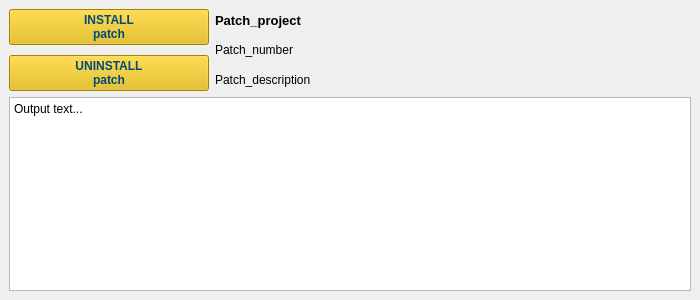
<?xml version="1.0" encoding="UTF-8"?>
<ui version="4.0">
 <class>MainWindow</class>
 <widget class="QMainWindow" name="MainWindow">
  <property name="enabled">
   <bool>true</bool>
  </property>
  <property name="geometry">
   <rect>
    <x>0</x>
    <y>0</y>
    <width>700</width>
    <height>300</height>
   </rect>
  </property>
  <property name="sizePolicy">
   <sizepolicy hsizetype="Fixed" vsizetype="Fixed">
    <horstretch>0</horstretch>
    <verstretch>0</verstretch>
   </sizepolicy>
  </property>
  <property name="minimumSize">
   <size>
    <width>700</width>
    <height>300</height>
   </size>
  </property>
  <property name="maximumSize">
   <size>
    <width>1600</width>
    <height>900</height>
   </size>
  </property>
  <property name="windowTitle">
   <string>Patcher for EcuBackend 1.0</string>
  </property>
  <property name="windowIcon">
   <iconset resource="resources.qrc">
    <normaloff>:/main ico/images/MateoEcuServer.ico</normaloff>:/main ico/images/MateoEcuServer.ico</iconset>
  </property>
  <property name="autoFillBackground">
   <bool>false</bool>
  </property>
  <widget class="QWidget" name="centralwidget">
   <property name="minimumSize">
    <size>
     <width>0</width>
     <height>0</height>
    </size>
   </property>
   <property name="maximumSize">
    <size>
     <width>16777215</width>
     <height>16777215</height>
    </size>
   </property>
   <layout class="QVBoxLayout" name="verticalLayout">
    <item>
     <layout class="QHBoxLayout" name="lay_header">
      <property name="leftMargin">
       <number>0</number>
      </property>
      <property name="rightMargin">
       <number>0</number>
      </property>
      <item>
       <layout class="QVBoxLayout" name="lay_buttons" stretch="0,0">
        <property name="spacing">
         <number>10</number>
        </property>
        <property name="sizeConstraint">
         <enum>QLayout::SetFixedSize</enum>
        </property>
        <property name="rightMargin">
         <number>0</number>
        </property>
        <item>
         <widget class="QPushButton" name="btn_install">
          <property name="maximumSize">
           <size>
            <width>200</width>
            <height>16777215</height>
           </size>
          </property>
          <property name="font">
           <font>
            <weight>75</weight>
            <bold>true</bold>
           </font>
          </property>
          <property name="styleSheet">
           <string notr="true">:enabled {
 color:  rgb(0, 73, 122);
background-color: rgb(226, 182, 0);
}</string>
          </property>
          <property name="text">
           <string>INSTALL
patch</string>
          </property>
         </widget>
        </item>
        <item>
         <widget class="QPushButton" name="btn_uninstall">
          <property name="maximumSize">
           <size>
            <width>200</width>
            <height>16777215</height>
           </size>
          </property>
          <property name="font">
           <font>
            <weight>75</weight>
            <bold>true</bold>
           </font>
          </property>
          <property name="styleSheet">
           <string notr="true">:enabled {
 color:  rgb(0, 73, 122);
background-color: rgb(226, 182, 0);
}</string>
          </property>
          <property name="text">
           <string>UNINSTALL
patch</string>
          </property>
         </widget>
        </item>
       </layout>
      </item>
      <item>
       <layout class="QGridLayout" name="lay_info">
        <property name="leftMargin">
         <number>0</number>
        </property>
        <property name="rightMargin">
         <number>0</number>
        </property>
        <item row="1" column="0">
         <widget class="QLabel" name="lbl_patch_number">
          <property name="text">
           <string>Patch_number</string>
          </property>
         </widget>
        </item>
        <item row="2" column="0">
         <widget class="QLabel" name="lbl_patch_decription">
          <property name="text">
           <string>Patch_description</string>
          </property>
         </widget>
        </item>
        <item row="0" column="0">
         <widget class="QLabel" name="lbl_patch_project">
          <property name="font">
           <font>
            <pointsize>10</pointsize>
            <weight>75</weight>
            <bold>true</bold>
           </font>
          </property>
          <property name="text">
           <string>Patch_project</string>
          </property>
         </widget>
        </item>
       </layout>
      </item>
      <item>
       <widget class="QLabel" name="lbl_logo">
        <property name="enabled">
         <bool>true</bool>
        </property>
        <property name="maximumSize">
         <size>
          <width>80</width>
          <height>58</height>
         </size>
        </property>
        <property name="cursor">
         <cursorShape>ArrowCursor</cursorShape>
        </property>
        <property name="frameShape">
         <enum>QFrame::NoFrame</enum>
        </property>
        <property name="text">
         <string/>
        </property>
        <property name="pixmap">
         <pixmap resource="resources.qrc">:/icons/images/logo-hella.png</pixmap>
        </property>
        <property name="scaledContents">
         <bool>true</bool>
        </property>
        <property name="wordWrap">
         <bool>true</bool>
        </property>
       </widget>
      </item>
     </layout>
    </item>
    <item>
     <widget class="QPlainTextEdit" name="txe_output">
      <property name="enabled">
       <bool>true</bool>
      </property>
      <property name="readOnly">
       <bool>true</bool>
      </property>
      <property name="plainText">
       <string>Output text...</string>
      </property>
     </widget>
    </item>
   </layout>
  </widget>
 </widget>
 <resources>
  <include location="resources.qrc"/>
 </resources>
 <connections/>
</ui>
